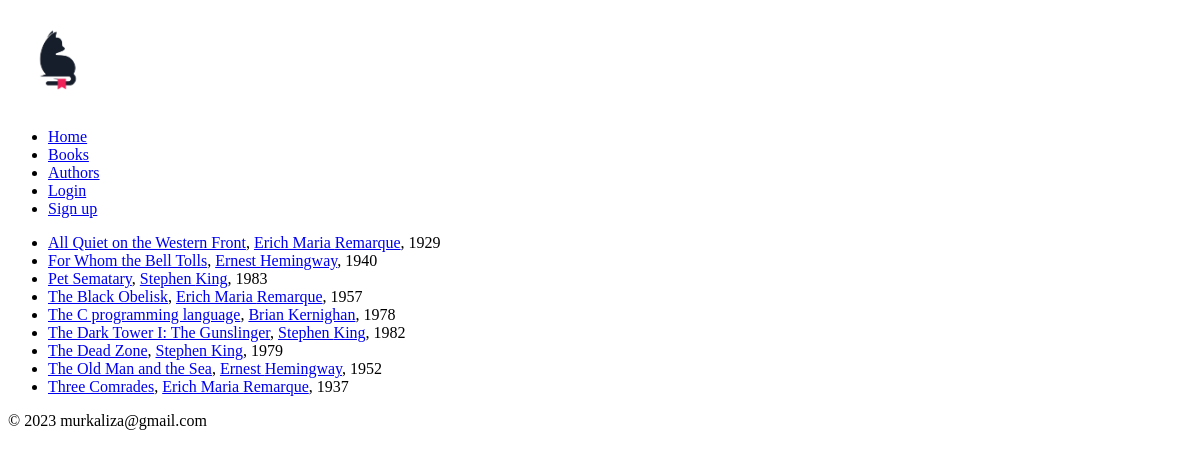
The page /books/ on the database its author committed.
### books/models.py (models this page shows, shortened)
class Book(BaseModel):
    slug = models.SlugField(max_length=250, unique=True)
    title = models.CharField(max_length=250)
    finished = models.DateField(blank=True, null=True)
    author = models.ForeignKey(
        Author,
        on_delete=models.SET_NULL,
        blank=True, null=True,
        related_name='books'
    )
    class Meta:
        ordering = ['title']
        indexes = [
            models.Index(fields=['title']),
        ]

### authors/models.py (models this page shows, shortened)
class Author(BaseModel):
    slug = models.SlugField(max_length=250, unique=True)
    surname = models.CharField(max_length=250)
    name = models.CharField(max_length=250, blank=True)
    pen_name = models.CharField(max_length=250, blank=True)
    born = models.DateField(blank=True, null=True)
    died = models.DateField(blank=True, null=True)
    occupation = models.CharField(max_length=250, blank=True)
    citizenship = models.CharField(max_length=250, blank=True)
    biography = models.TextField(blank=True)
    class Meta:
        ordering = ['surname']
        indexes = [
            models.Index(fields=['surname']),
        ]

### books/views.py (the view)
# urls.py: path('', list_view, name="list"),
def list_view(request):
    template_name = 'books/list.html'
    books = Book.published.all()
    context = {
        'books': books,
    }
    return render(request, template_name, context)

### project/mixins/models.py (called while the page is built)
    def get_queryset(self):
        return super().get_queryset().filter(status=BaseModel.Status.PUBLISHED)

### templates/books/list.html (shortened to what this page needs)
{% extends 'index.html' %}
{% block content %}
<ul>
{% for book in books %}
    <li>
        <a href="{% url 'books:detail' book.slug %}">{{ book.title }}</a>,
        <a href="{% url 'authors:detail' book.author.slug %}">{{ book.author.name }} {{ book.author.surname }}</a>,
        {{ book.finished|date:"Y" }}
    </li>
{% endfor %}
</ul>
{% endblock content %}

### assets/css/styles.css (style rules this page uses)
html, body { scroll-behavior: smooth; }

### rows shown on the page
Book: title "All Quiet on the Western Front", author.name "Erich Maria", author.surname "Remarque", finished "1929"
Book: title "For Whom the Bell Tolls", author.name "Ernest", author.surname "Hemingway", finished "1940"
Book: title "Pet Sematary", author.name "Stephen", author.surname "King", finished "1983"
Book: title "The Black Obelisk", author.name "Erich Maria", author.surname "Remarque", finished "1957"
Book: title "The C programming language", author.name "Brian", author.surname "Kernighan", finished "1978"
Book: title "The Dark Tower I: The Gunslinger", author.name "Stephen", author.surname "King", finished "1982"
Book: title "The Dead Zone", author.name "Stephen", author.surname "King", finished "1979"
Book: title "The Old Man and the Sea", author.name "Ernest", author.surname "Hemingway", finished "1952"
Book: title "Three Comrades", author.name "Erich Maria", author.surname "Remarque", finished "1937"
